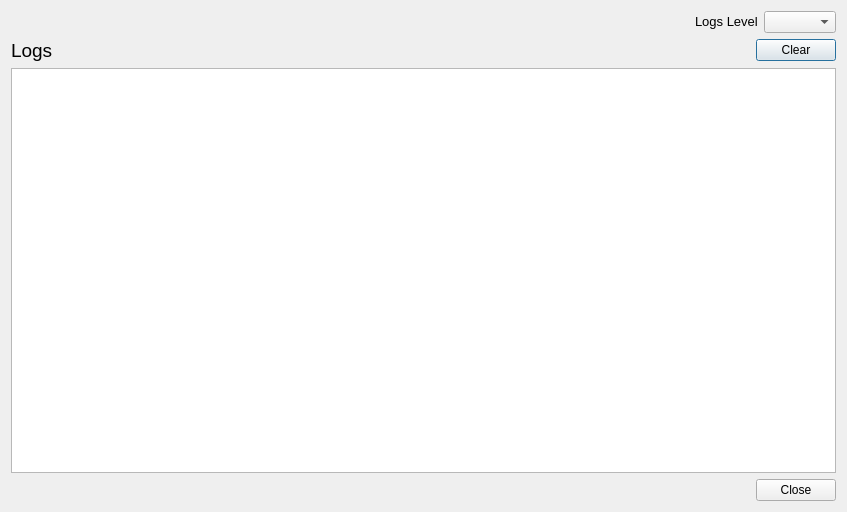
<?xml version="1.0" encoding="UTF-8"?>
<ui version="4.0">
 <class>LogsWindow</class>
 <widget class="QDialog" name="LogsWindow">
  <property name="geometry">
   <rect>
    <x>0</x>
    <y>0</y>
    <width>847</width>
    <height>512</height>
   </rect>
  </property>
  <property name="windowTitle">
   <string>Dialog</string>
  </property>
  <layout class="QGridLayout" name="gridLayout">
   <item row="0" column="0">
    <layout class="QHBoxLayout" name="horizontalLayout">
     <item>
      <spacer name="horizontalSpacer">
       <property name="orientation">
        <enum>Qt::Horizontal</enum>
       </property>
       <property name="sizeHint" stdset="0">
        <size>
         <width>40</width>
         <height>20</height>
        </size>
       </property>
      </spacer>
     </item>
     <item>
      <widget class="QLabel" name="levelLabel">
       <property name="sizePolicy">
        <sizepolicy hsizetype="Fixed" vsizetype="Fixed">
         <horstretch>0</horstretch>
         <verstretch>0</verstretch>
        </sizepolicy>
       </property>
       <property name="font">
        <font>
         <pointsize>10</pointsize>
        </font>
       </property>
       <property name="text">
        <string>&lt;html&gt;&lt;head/&gt;&lt;body&gt;&lt;p&gt;Logs Level&lt;/p&gt;&lt;/body&gt;&lt;/html&gt;</string>
       </property>
      </widget>
     </item>
     <item>
      <widget class="QComboBox" name="levelComboBox">
       <property name="sizePolicy">
        <sizepolicy hsizetype="Fixed" vsizetype="Fixed">
         <horstretch>0</horstretch>
         <verstretch>0</verstretch>
        </sizepolicy>
       </property>
      </widget>
     </item>
    </layout>
   </item>
   <item row="1" column="0">
    <layout class="QHBoxLayout" name="horizontalLayout_2">
     <item>
      <widget class="QLabel" name="logsLabel">
       <property name="sizePolicy">
        <sizepolicy hsizetype="Fixed" vsizetype="Fixed">
         <horstretch>0</horstretch>
         <verstretch>0</verstretch>
        </sizepolicy>
       </property>
       <property name="font">
        <font>
         <pointsize>14</pointsize>
         <bold>false</bold>
        </font>
       </property>
       <property name="text">
        <string>Logs</string>
       </property>
      </widget>
     </item>
     <item>
      <spacer name="horizontalSpacer_2">
       <property name="orientation">
        <enum>Qt::Horizontal</enum>
       </property>
       <property name="sizeHint" stdset="0">
        <size>
         <width>40</width>
         <height>20</height>
        </size>
       </property>
      </spacer>
     </item>
     <item>
      <widget class="QPushButton" name="clearPushButton">
       <property name="sizePolicy">
        <sizepolicy hsizetype="Fixed" vsizetype="Fixed">
         <horstretch>0</horstretch>
         <verstretch>0</verstretch>
        </sizepolicy>
       </property>
       <property name="text">
        <string>Clear</string>
       </property>
      </widget>
     </item>
    </layout>
   </item>
   <item row="3" column="0">
    <layout class="QHBoxLayout" name="horizontalLayout_3">
     <item>
      <spacer name="horizontalSpacer_3">
       <property name="orientation">
        <enum>Qt::Horizontal</enum>
       </property>
       <property name="sizeHint" stdset="0">
        <size>
         <width>40</width>
         <height>20</height>
        </size>
       </property>
      </spacer>
     </item>
     <item>
      <widget class="QPushButton" name="closePushButton">
       <property name="sizePolicy">
        <sizepolicy hsizetype="Fixed" vsizetype="Fixed">
         <horstretch>0</horstretch>
         <verstretch>0</verstretch>
        </sizepolicy>
       </property>
       <property name="text">
        <string>Close</string>
       </property>
      </widget>
     </item>
    </layout>
   </item>
   <item row="2" column="0">
    <widget class="QTextEdit" name="logsASCIITextEdit"/>
   </item>
  </layout>
 </widget>
 <resources/>
 <connections/>
</ui>
